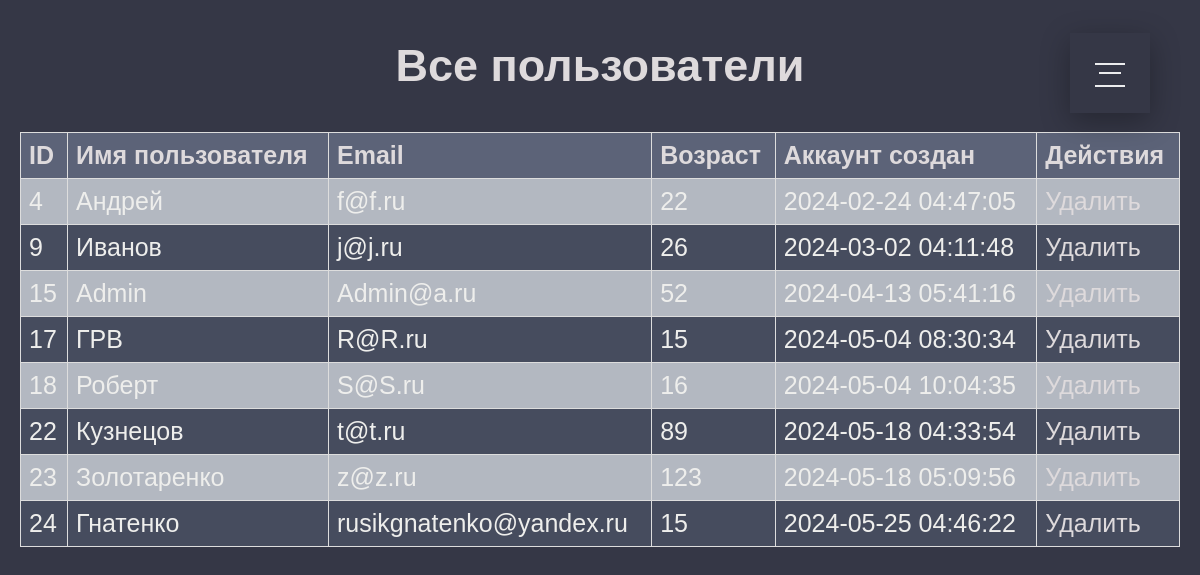
Page /AdminTools/allusers.php on the committed database.
### tables this page shows
CREATE TABLE `users` (
  `id` int NOT NULL,
  `admin` tinyint NOT NULL,
  `us_name` varchar(200) NOT NULL,
  `email` varchar(200) NOT NULL,
  `age` tinyint DEFAULT NULL,
  `password` varchar(255) NOT NULL,
  `created` timestamp NOT NULL DEFAULT CURRENT_TIMESTAMP,
  `profile_picture` varchar(255) DEFAULT NULL,
  `info` text
);

### AdminTools/allusers.php (the view, shortened to what this page needs)
<?php
require_once("../application/db.php");
$sql = "SELECT * FROM users WHERE id != 0";
$result = $conn->query($sql);
?>
<!DOCTYPE html>
<html lang="ru">
<head>
    <link rel="stylesheet" href="../css/menu.css">
    <link rel="stylesheet" href="../css/tools.css">
</head>
<body>
    <?php include("../menu.php"); ?>
    <h1>Все пользователи</h1>
    <?php if ($result->num_rows > 0) : ?>
        <table>
            <tr>
                <th>ID</th>
                <th>Имя пользователя</th>
                <th>Email</th>
                <th>Возраст</th>
                <th>Аккаунт создан</th>
                <th>Действия</th>
            </tr>
            <?php while ($row = $result->fetch_assoc()) : ?>
                <tr>
                    <td><?php echo $row['id']; ?></td>
                    <td><?php echo htmlspecialchars($row['us_name']); ?></td>
                    <td><?php echo htmlspecialchars($row['email']); ?></td>
                    <td><?php echo htmlspecialchars($row['age']); ?></td>
                    <td><?php echo htmlspecialchars($row['created']); ?></td>
                    <td><a href="delete_user.php?id=<?php echo $row['id'];
                                                    ?>">Удалить</a></td>
                </tr>
            <?php endwhile; ?>
        </table>
    <?php else : ?>
        <p>Пользователей нет.</p>
    <?php endif; ?>
</body>
</html>

### menu.php (shortened to what this page needs)
<label for="menu-icon"></label>
<nav class="nav">
    <ul class="pt-5">
    </ul>
</nav>

### css/menu.css (style rules this page uses)
.menu-icon:checked+label, .menu-icon:not(:checked)+label { position: fixed; top: 63px; right: 75px; display: block; width: 30px; height: 30px; padding: 0; margin: 0; cursor: pointer; z-index: 10; }
.menu-icon:checked+label::before, .menu-icon:not(:checked)+label::before { position: absolute; content: ''; display: block; width: 30px; height: 20px; z-index: 20; top: 0; left: 0; border-top: 2px solid #ececee; border-bottom: 2px solid #ececee; transition: border-width 100ms 1500ms ease, top 100ms 1600ms cubic-beizer(0.23, 1, 0.32, 1), height 100ms 1600ms cubic-beizer(0.23, 1, 0.32, 1), background-color 200ms ease, transform 200ms cubic-bezier(0.23, 1, 0.32, 1); }
.menu-icon:checked+label::after, .menu-icon:not(:checked)+label::after { position: absolute; content: ""; display: block; width: 22px; height: 2px; z-index: 20; top: 10px; right: 4px; background-color: #ececee; margin-top: -1px; transition: width 100ms 1750ms ease, right 100ms 1750ms ease, margin-top 100ms ease, transform 200ms cubic-bezier(0.23, 1, 0.32, 1); }
.nav { position: fixed; top: 33px; right: 50px; display: block; width: 80px; height: 80px; padding: 0; margin: 0; z-index: 9; overflow: hidden; box-shadow: 0 8px 30px 0 rgba(0, 0, 0, 0.3); background-color: #353746; animation: border-transform 7s linear infinite; transition: top 350ms 1100ms cubic-bezier(0.23, 1, 0.32, 1), right 350ms 1100ms cubic-bezier(0.23, 1, 0.32, 1), transform 250ms 1100ms ease, width 650ms 400ms cubic-bezier(0.23, 1, 0.32, 1), height 650ms 400ms cubic-bezier(0.23, 1, 0.32, 1); }

### css/tools.css (style rules this page uses)
body { font-family: Arial, sans-serif; margin: 0; padding: 20px; background-color: #353746; color: #eeeeec; }
h1 { color: #dedadc; padding: 20px; text-align: center; margin: 0; font-size: 45px; }
table { width: 100%; border-collapse: collapse; margin-top: 20px; background-color: #464c5e; font-size: 25px; }
th, td { border: 1px solid #ddd; text-align: left; padding: 8px; }
th { background-color: #5c6378; color: #dedadc; }
tr:nth-child(even) { background-color: #b3b8c1; }
a { color: #dedadc; text-decoration: none; }

### rows in the picture
users: id "4", us_name "Андрей", email "f@f.ru", age "22", created "2024-02-24 04:47:05"
users: id "9", us_name "Иванов", email "j@j.ru", age "26", created "2024-03-02 04:11:48"
users: id "15", us_name "Admin", email "Admin@a.ru", age "52", created "2024-04-13 05:41:16"
users: id "17", us_name "ГРВ", email "R@R.ru", age "15", created "2024-05-04 08:30:34"
users: id "18", us_name "Роберт", email "S@S.ru", age "16", created "2024-05-04 10:04:35"
users: id "22", us_name "Кузнецов", email "t@t.ru", age "89", created "2024-05-18 04:33:54"
users: id "23", us_name "Золотаренко", email "z@z.ru", age "123", created "2024-05-18 05:09:56"
users: id "24", us_name "Гнатенко", email "rusikgnatenko@yandex.ru", age "15", created "2024-05-25 04:46:22"
